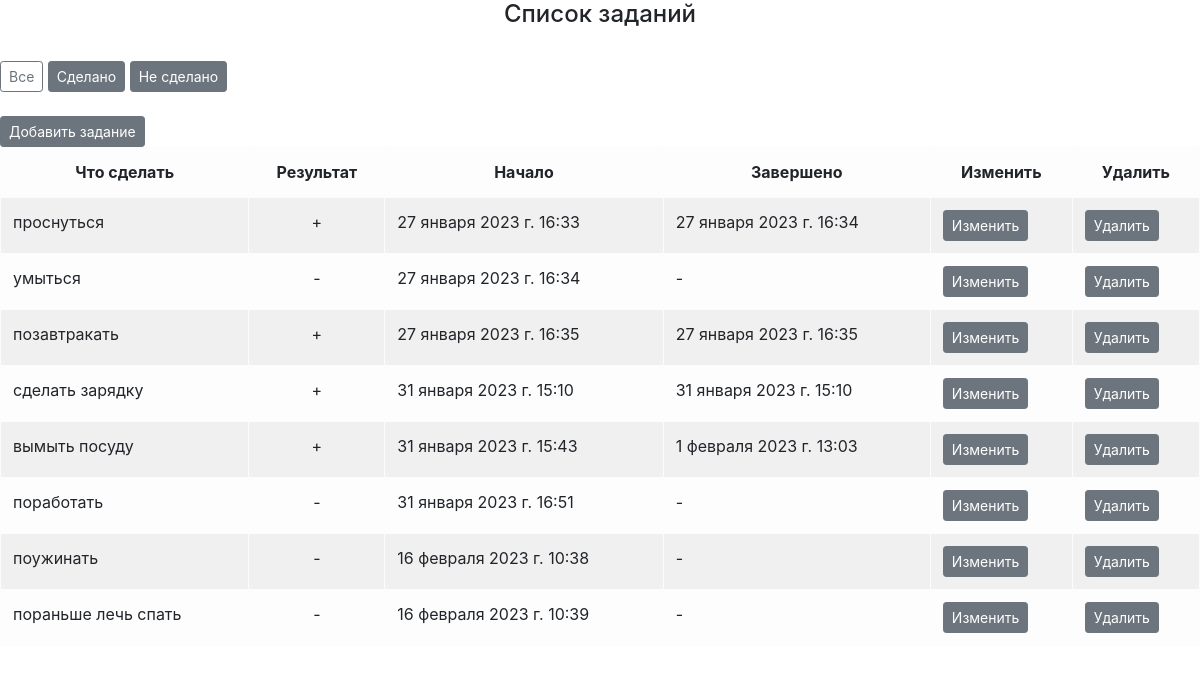
Page /list/ on the committed database.
### todolist/models.py (models this page shows, shortened)
class ToDo(models.Model):
    name = models.CharField(max_length=64, help_text="Список дел")
    is_done = models.BooleanField(default=False, help_text="Выполнено ли дело")
    timestamp_start = models.DateTimeField(
        auto_now_add=True, help_text="Время формирования задания"
    )
    timestamp_end = models.DateTimeField(
        blank=True, null=True, help_text="Время выполнения задания"
    )
    class Meta:
        verbose_name_plural = "Дела"

### todolist/views.py (the view)
# urls.py: path('list/', FullListView.as_view(), name='load'),
class FullListView(ListView):
    context_object_name = "todo_"
    queryset = ToDo.objects.all()
    template_name = "todo_list.html"

### todolist/templates/todo_list.html
{% extends 'base_list.html' %}
{% block title %}
<h4 align="center">Список заданий</h4>
<br>
<div>
<a href="#" type="button" class="btn btn-outline-secondary btn-sm">Все</a>
<a href="{% url 'load_on' %}" type="button" class="btn btn-secondary btn-sm">Сделано</a>
<a href="{% url 'load_off' %}" type="button" class="btn btn-secondary btn-sm">Не сделано</a>
</div>
<br>
{% endblock title %}

### todolist/templates/base_list.html
{% extends 'base.html' %}
{% block content %}
{% block title %}
{% endblock title %}
<div><a href="{% url 'add' %}" type="button" class="btn btn-secondary btn-sm">Добавить задание</a></div>
<table class="table table-light table-bordered table-hover table-striped">
    <thead align="center">
        <tr>
            <th>Что сделать</th>
            <th>Результат</th>
            <th>Начало</th>
            <th>Завершено</th>
            <th>Изменить</th>
            <th>Удалить</th>
        </tr>
    </thead>
    {% for todo in todo_ %}
    <tr>
        <td>{{ todo.name }}</td>
        <td align="center">
            {% if todo.is_done %}
                +
            {% else %}
                -
            {% endif%}
        </td>
        <td>{{ todo.timestamp_start }}</td>
        <td>
            {% if todo.timestamp_end %}
                {{ todo.timestamp_end }}
            {% else %}
                -
            {% endif %}
        </td>
        <td>
            <a href="{% url 'edit' todo.pk %}" type="button" class="btn btn-secondary btn-sm">Изменить</a>
        </td>
        <td>
            <a href="{% url 'delete' todo.pk %}" type="button" class="btn btn-secondary btn-sm">Удалить</a>
        </td>
    </tr>
    {% endfor %}
</table>
{% endblock content %}

### todolist/templates/base.html (shortened to what this page needs)
<!DOCTYPE html>
<html lang="en">
<head>
    <link rel="stylesheet" href="https://stackpath.bootstrapcdn.com/bootstrap/4.3.1/css/bootstrap.min.css"
>
</head>
<body>
{% block content %}
{% endblock content %}
</body>
</html>

### rows in the picture
ToDo: name "проснуться", timestamp_start "27 января 2023 г. 16:33", timestamp_end "27 января 2023 г. 16:34"
ToDo: name "умыться", timestamp_start "27 января 2023 г. 16:34"
ToDo: name "позавтракать", timestamp_start "27 января 2023 г. 16:35", timestamp_end "27 января 2023 г. 16:35"
ToDo: name "сделать зарядку", timestamp_start "31 января 2023 г. 15:10", timestamp_end "31 января 2023 г. 15:10"
ToDo: name "вымыть посуду", timestamp_start "31 января 2023 г. 15:43", timestamp_end "1 февраля 2023 г. 13:03"
ToDo: name "поработать", timestamp_start "31 января 2023 г. 16:51"
ToDo: name "поужинать", timestamp_start "16 февраля 2023 г. 10:38"
ToDo: name "пораньше лечь спать", timestamp_start "16 февраля 2023 г. 10:39"
